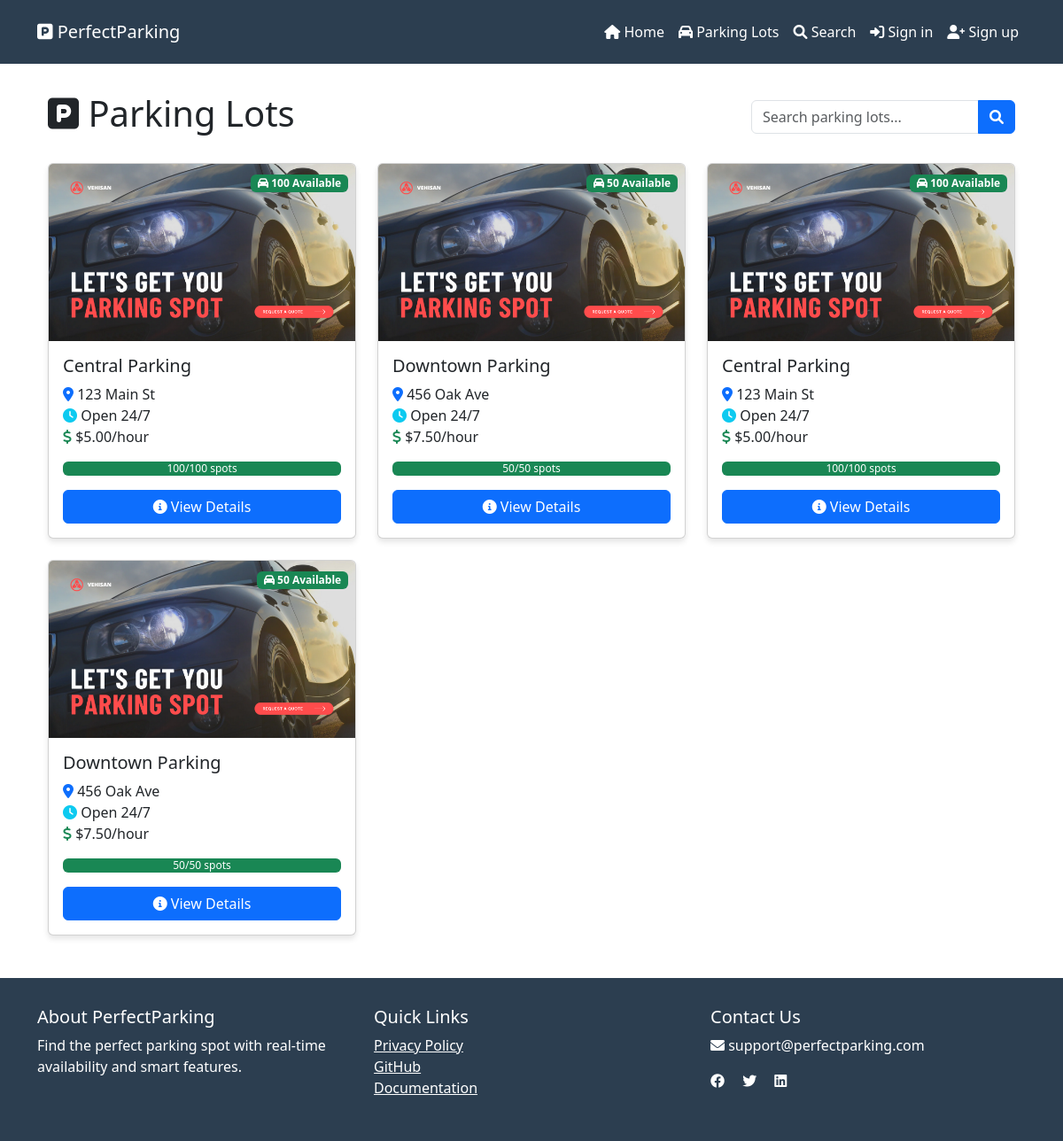
The app's page /parking-lots/ with its own data.
### PerfectParking/models.py (models this page shows, shortened)
class ParkingLot(models.Model):
    id = models.AutoField(primary_key=True)
    name = models.CharField(max_length=200)
    address = models.CharField(max_length=200)
    total_spaces = models.IntegerField()
    available_spaces = models.IntegerField()
    hours = models.CharField(max_length=255)
    isPaidParking = models.BooleanField(default=True)
    latitude = models.FloatField()
    longitude = models.FloatField()
    image = models.ImageField(upload_to='parking_lots/', null=True, blank=True)
    parking_spaces = models.IntegerField(default=1)
    owner = models.ForeignKey(
        'ParkingLotOwner',
        on_delete=models.SET_NULL,
        null=True,
        blank=True,
        related_name='parking_lots'
    )
    base_price_per_hour = models.DecimalField(
        max_digits=6,
        decimal_places=2,
        default=Decimal('0.00')
    )
    surge_multiplier = models.DecimalField(
        max_digits=3,
        decimal_places=2,
        default=Decimal('1.00')
    )
    has_ai_detection = models.BooleanField(default=False)
    camera_stream_url = models.URLField(blank=True)
    max_capacity = models.IntegerField(default=0)
    current_occupancy = models.IntegerField(default=0)
    operating_hours = models.JSONField(default=dict)
    amenities = models.JSONField(default=list)
    is_active = models.BooleanField(default=True)
    last_updated = models.DateTimeField(auto_now=True)
    def get_image_url(self):
        if self.image and hasattr(self.image, 'url'):
            return self.image.url
        return '/static/images/default_parking.png'  # Create this default image

### PerfectParking/views.py (the view)
# urls.py: path('parking-lots/', views.parking_lots, name='parking-lots'),
def parking_lots(request):
    try:
        parking_lots = ParkingLot.objects.all()
        context = {
            'parking_lots': parking_lots,
            'page_title': 'Available Parking Lots'
        }
        return render(request, 'website/parking-lots.html', context)
    except Exception as e:
        messages.error(request, f"Error loading parking lots: {str(e)}")
        return render(request, 'website/parking-lots.html', {'parking_lots': []})

### PerfectParking/templatetags/custom_filters.py (called while the page is built)
@register.filter
def divided_by(value, arg):
    try:
        return float(value) / float(arg)
    except (ValueError, ZeroDivisionError):
        return 0

@register.filter
def floatmul(value, arg):
    try:
        return float(value) * float(arg)
    except ValueError:
        return 0

### PerfectParking/templates/website/parking-lots.html (shortened to what this page needs)
{% extends 'website/base.html' %}
{%load static%}
{% load custom_filters %}
{% block content %}
<div class="row mb-4">
  <div class="col">
    <div class="d-flex justify-content-between align-items-center">
      <h1><i class="fas fa-parking"></i> Parking Lots</h1>
      <div class="input-group w-auto">
        <input type="text" class="form-control" id="searchInput" placeholder="Search parking lots...">
        <button class="btn btn-primary" type="button">
          <i class="fas fa-search"></i>
        </button>
      </div>
    </div>
  </div>
</div>
<div class="row" id="parkingLots">
  {% for lot in parking_lots %}
    <div class="col-md-4 mb-4 parking-lot-card">
      <div class="card h-100">
        <div class="position-relative">
          <img src="{{ lot.get_image_url }}" class="card-img-top" alt="{{ lot.name }}" style="height: 200px; object-fit: cover;">
          <div class="position-absolute top-0 end-0 m-2">
            {% if lot.available_spaces > 0 %}
              <span class="badge bg-success">
                <i class="fas fa-car"></i> {{ lot.available_spaces }} Available
              </span>
            {% else %}
              <span class="badge bg-danger">Full</span>
            {% endif %}
          </div>
        </div>
        <div class="card-body">
          <h5 class="card-title">{{ lot.name }}</h5>
          <p class="card-text">
            <i class="fas fa-map-marker-alt text-primary"></i> {{ lot.address }}<br>
            <i class="fas fa-clock text-info"></i> Open 24/7<br>
            <i class="fas fa-dollar-sign text-success"></i> ${{ lot.base_price_per_hour }}/hour
          </p>
          <div class="progress mb-3">
            {% with available_spaces=lot.available_spaces total_spaces=lot.total_spaces %}
              {% if total_spaces > 0 %}
                {% with percentage=available_spaces|divided_by:total_spaces|floatmul:100 %}
                  <div class="progress-bar
                    {% if percentage > 50 %}bg-success
                    {% elif percentage > 20 %}bg-warning
                    {% else %}bg-danger{% endif %}"
                    role="progressbar"
                    style="width: {{ percentage|floatformat:1 }}%;"
                    aria-valuenow="{{ percentage|floatformat:1 }}"
                    aria-valuemin="0"
                    aria-valuemax="100">
                    {{ available_spaces }}/{{ total_spaces }} spots
                  </div>
                {% endwith %}
              {% endif %}
            {% endwith %}
          </div>
          <div class="d-grid gap-2">
            <a href="{% url 'PerfectParking:parking-lot-detail' lot.id %}" class="btn btn-primary">
              <i class="fas fa-info-circle"></i> View Details
            </a>
          </div>
        </div>
      </div>
    </div>
  {% empty %}
    <div class="col-12">
      <div class="alert alert-info">
        <i class="fas fa-info-circle"></i> No parking lots available at the moment.
      </div>
    </div>
  {% endfor %}
</div>
{% endblock %}

### PerfectParking/templates/master.html (style rules this page uses)
:root { --primary-color: #2c3e50; --secondary-color: #3498db; }
body { font-family: 'Segoe UI', Tahoma, Geneva, Verdana, sans-serif; display: flex; flex-direction: column; min-height: 100vh; margin: 0; }
.card { transition: transform 0.3s; box-shadow: 0 4px 6px rgba(0,0,0,0.1); }

### records on screen
ParkingLot: available_spaces "100", name "Central Parking", address "123 Main St", base_price_per_hour "5.00", {{ percentage|floatformat:1 }} 100.0 (drawn), total_spaces "100"
ParkingLot: available_spaces "50", name "Downtown Parking", address "456 Oak Ave", base_price_per_hour "7.50", {{ percentage|floatformat:1 }} 100.0 (drawn), total_spaces "50"
ParkingLot: available_spaces "100", name "Central Parking", address "123 Main St", base_price_per_hour "5.00", {{ percentage|floatformat:1 }} 100.0 (drawn), total_spaces "100"
ParkingLot: available_spaces "50", name "Downtown Parking", address "456 Oak Ave", base_price_per_hour "7.50", {{ percentage|floatformat:1 }} 100.0 (drawn), total_spaces "50"
